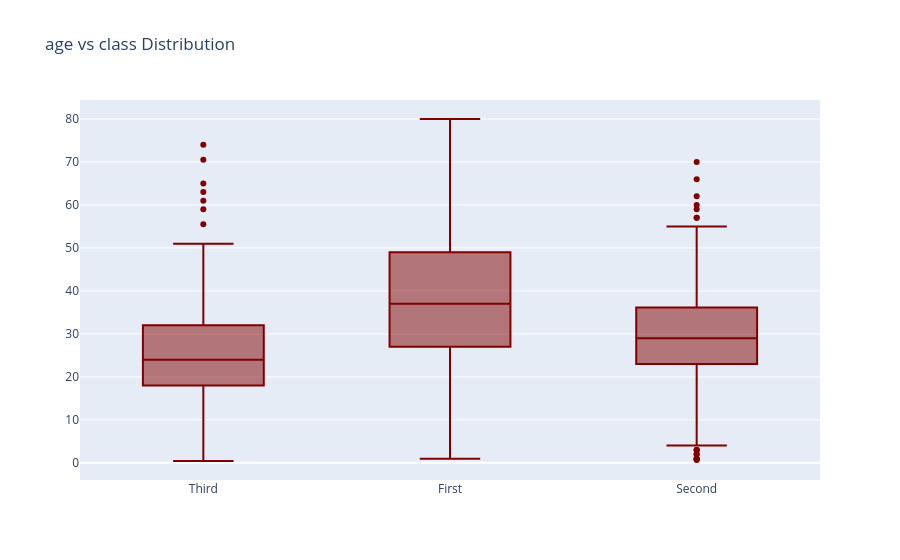

Notebook cell for this chart:
### Code cell
#Box plot and Scatter plot
trace = go.Box(x=data['class'],
               y=data['age'],
               marker={'color':'maroon'})
layout = go.Layout(title="age vs class Distribution")
fig = go.Figure(data=trace,layout = layout)
fig.show()

### Figure 1 — Plotly figure (JSON) as saved in the notebook; plotly's stock layout.template omitted (floating-point values rounded to 4 significant figures; data arrays with more than 128 entries replaced by an {"elided": "..."} marker saying what was removed)
{"data": [{"marker": {"color": "maroon"}, "type": "box", "x": {"elided": "891 str values"}, "y": {"elided": "891 float values"}}], "layout": {"title": {"text": "age vs class Distribution"}}}
